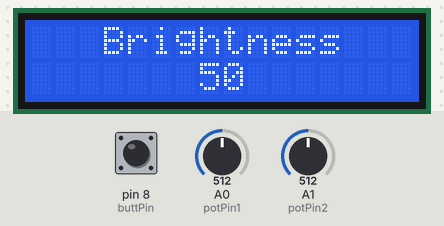
Simulated run of this sketch. Board: Arduino Uno, built with avr-gcc and run on an emulated ATmega328P. On the bench: 16×2 character LCD. Inputs (shaded band) come from the test bench; at power-on: pin 8 (buttPin) HIGH, A1 (potPin2) = 512, A0 (potPin1) = 512. What the sketch prints to the serial monitor is not drawn.

Above: at 1.2 s.
1.3 s: pin 8 (buttPin) pulled LOW for 0.15 s
At 1.8 s:
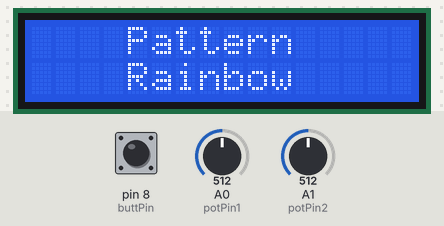
3.0 s: A1 (potPin2) set to 716
At 4.0 s:
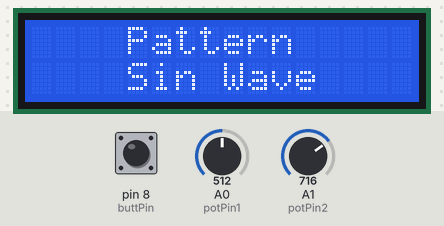
4.5 s: A1 (potPin2) set to 900
At 5.2 s:
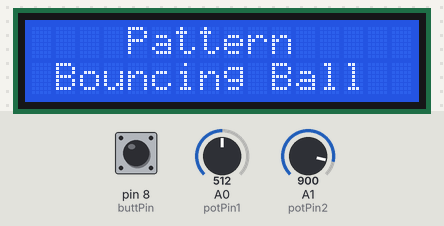
6.0 s: pin 8 (buttPin) pulled LOW for 1 s
At 6.6 s:
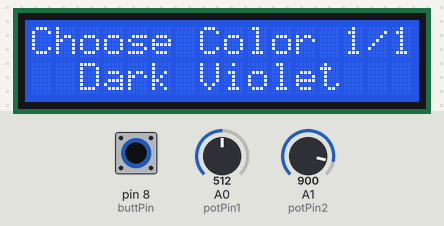
8.5 s: pin 8 (buttPin) pulled LOW for 0.15 s
At 10.3 s:
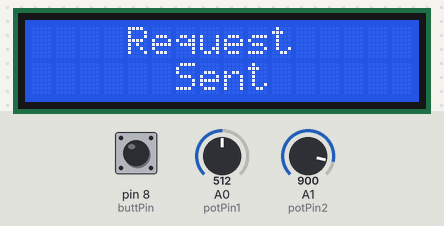
11.6 s: A0 (potPin1) set to 716
At 12.9 s:
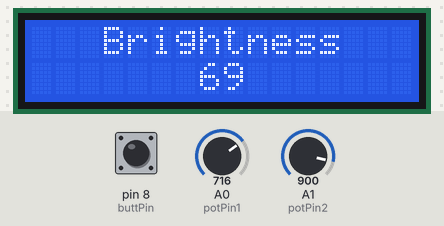
Timing chart, 0 to 14.6 s (numbered marks = the images above; inputs shaded):
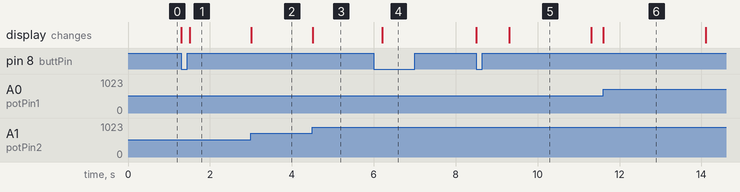

Measured:
- after the input at 3.0 s, the display: changes at once (image 2)
- after the input at 4.5 s, the display: changes at once (image 3)
- after the input at 6.0 s, the display: first changes after 0.20 s (image 4 shows a later state)
- after the input at 8.5 s, the display: first changes at once (image 5 shows a later state)
- after the input at 11.6 s, the display: changes at once (image 6)
- what the display in image 5 shows lasts 2.0 s, from 9.3 s to 11.3 s

The sketch:

ledroom.ino
```cpp
// #include <Arduino.h>
#include <LiquidCrystal.h> //LCD Screen library

// Global Variable Instantiation
// Pins
LiquidCrystal lcd(7, 6, 5, 4, 3, 2); // LCD screen pins
#define buttPin 8
#define potPin1 A0
#define potPin2 A1

// Variables
int pattIndex = -1; // invalid indexes to force an update on the first loop
int colorIndex = -1;
int colorsNeeded = -1;
int selectedColorCount = -1;
static int lastSentBrightness = -1;
bool userFinished = false;                  // used for readability in the main loop to indicate if the user has finished selecting colors
bool sendBrightnessFlag = false;            // only send brightness once per change
unsigned long lastBrightnessChangeTime = 0; // Time when the brightness was last changed. Unsigned longs are often used for "time" variables as they are long and can't be negative
const unsigned long brightnessDisplayDuration = 2500;
String patternName;
String colorName1;
String colorName2;
String colorName3;
String colorName4;

// LED patterns and amount of colors needed for each pattern
const char patterns[][20] PROGMEM = { // array of pointers to strings meaning each element of the array is a pointer to a string. PROGMEM stores the strings in flash memory instead of SRAM to save memory
    "Off", "Transition", "Flow", "Twinkle", "Fill Color",
    "Dual Catapillars", "Rainbow", "Pulse", "Sin Wave", "Shooting Stars", "Bouncing Ball", "Shimmer", "Fire"};

const char sendPatternNames[][20] PROGMEM = { // Pattern names sent to the Serial Monitor formatted for the Raspberry Pi to read
    "Clear_Strip", "Transition_Effect", "Flow_Effect", "Twinkle_Effect", "Fill_Color_Effect",
    "Dual_Catapillars", "Rainbow", "Pulse", "Sin_Wave", "Shooting_Stars", "Bouncing_Ball", "Shimmer", "Fire"};

const byte colorCounts[] = { // array of bytes. Used bytes for small numbers to save memory
    0, // Off
    0, // Transition
    2, // Flow
    4, // Twinkle
    1, // Fill Color
    4, // Dual Catapillars
    0, // Rainbow
    3, // Pulse
    4, // Sin Wave
    1, // Shooting Stars
    1, // Bouncing Ball
    1, // Shimmer
    1  // Fire
};

// Color names
const char colorNames[][20] PROGMEM = {
    "Black", "Maroon", "Dark Red", "Brown", "Firebrick", "Crimson", "Red", "Tomato", "Coral", "Indian Red", "Light Coral", "Dark Salmon",
    "Salmon", "Light Salmon", "Orange Red", "Dark Orange", "Orange", "Gold", "Dark Golden Rod", "Golden Rod", "Pale Golden Rod", "Dark Khaki", "Khaki",
    "Olive", "Yellow", "Yellow Green", "Dark Olive Green", "Olive Drab", "Lawn Green", "Chartreuse", "Green Yellow", "Dark Green", "Green",
    "Forest Green", "Lime", "Lime Green", "Light Green", "Pale Green", "Dark Sea Green", "Medium Spring Green", "Spring Green",
    "Sea Green", "Medium Aqua Marine", "Medium Sea Green", "Light Sea Green", "Dark Slate Gray", "Teal", "Dark Cyan", "Aqua",
    "Cyan", "Light Cyan", "Dark Turquoise", "Turquoise", "Medium Turquoise", "Pale Turquoise", "Aqua Marine", "Powder Blue",
    "Cadet Blue", "Steel Blue", "Corn Flower Blue", "Deep Sky Blue", "Dodger Blue", "Light Blue", "Sky Blue", "Light Sky Blue",
    "Midnight Blue", "Navy", "Dark Blue", "Medium Blue", "Blue", "Royal Blue", "Blue Violet", "Indigo",
    "Dark Slate Blue", "Slate Blue", "Medium Slate Blue", "Medium Purple", "Dark Magenta", "Dark Violet", "Dark Orchid", "Medium Orchid",
    "Thistle", "Plum", "Violet", "Orchid", "Medium Violet Red", "Pale Violet Red", "Deep Pink", "Hot Pink", "White"};

const char sendColorNames[][20] PROGMEM = { // Color names sent to the Serial Monitor formatted for the Raspberry Pi to read
    "Black", "Maroon", "Dark_Red", "Brown", "Firebrick", "Crimson", "Red", "Tomato", "Coral", "Indian_Red", "Light_Coral", "Dark_Salmon",
    "Salmon", "Light_Salmon", "Orange_Red", "Dark_Orange", "Orange", "Gold", "Dark_Golden_Rod", "Golden_Rod", "Pale_Golden_Rod", "Dark_Khaki", "Khaki",
    "Olive", "Yellow", "Yellow_Green", "Dark_Olive_Green", "Olive_Drab", "Lawn_Green", "Chartreuse", "Green_Yellow", "Dark_Green", "Green",
    "Forest_Green", "Lime", "Lime_Green", "Light_Green", "Pale_Green", "Dark_Sea_Green", "Medium_Spring_Green", "Spring_Green",
    "Sea_Green", "Medium_Aqua_Marine", "Medium_Sea_Green", "Light_Sea_Green", "Dark_Slate_Gray", "Teal", "Dark_Cyan", "Aqua",
    "Cyan", "Light_Cyan", "Dark_Turquoise", "Turquoise", "Medium_Turquoise", "Pale_Turquoise", "Aqua_Marine", "Powder_Blue",
    "Cadet_Blue", "Steel_Blue", "Corn_Flower_Blue", "Deep_Sky_Blue", "Dodger_Blue", "Light_Blue", "Sky_Blue", "Light_Sky_Blue",
    "Midnight_Blue", "Navy", "Dark_Blue", "Medium_Blue", "Blue", "Royal_Blue", "Blue_Violet", "Indigo",
    "Dark_Slate_Blue", "Slate_Blue", "Medium_Slate_Blue", "Medium_Purple", "Dark_Magenta", "Dark_Violet", "Dark_Orchid", "Medium_Orchid",
    "Thistle", "Plum", "Violet", "Orchid", "Medium_Violet_Red", "Pale_Violet_Red", "Deep_Pink", "Hot_Pink", "White"};

class ArduinoUserDis // Class handles all user display functions and variables
{
public:
    int brightness;

    bool isButtonPressed() // Function accounts for button press debouncing and button hold
    {
        static bool buttonWasPressed = false; // Static variables are only initialized once and keep their values between function calls
        static bool buttonState = false;      // These two variables are to account for if the button is pressed between function calls (debouncing/button hold)
        int currentButtonState = digitalRead(buttPin);

        if (currentButtonState != buttonState) // Returns true when the button is pressed, false at any other time
        {
            buttonState = currentButtonState;
            if (currentButtonState == HIGH)   // Button was released, reset the buttonWasPressed variable so the button can be pressed again
            {
                buttonWasPressed = false;
            }
            else // Button was pressed
            {
                if (!buttonWasPressed) // If the button was not already pressed, return true. Accounts for button hold
                {
                    buttonWasPressed = true;
                    return true;
                }
            }
        }

        return false; // return false if the button was already pressed (debouncing/hold) or if the button was not pressed
    }

    void brightDis() // Function displays the brightness screen
    {
        int potVal = analogRead(potPin1);

        lcd.setCursor(3, 0);
        lcd.print("Brightness");
        brightness = map(potVal, 0, 1023, 0, 100); // Map the potentiometer value 0-1023 to brightness 0-100
        // Center the text in the second line (16 characters wide LCD), printing a space to overwrite the previous value and keep the numbers aligned
        if (brightness < 10)
        {
            lcd.setCursor(8, 1);
            lcd.print("  ");
        }
        else if (brightness < 100)
        {
            lcd.setCursor(9, 1);
            lcd.print(" ");
        }
        lcd.setCursor(7, 1);
        lcd.print(brightness);
    }

    void pattDis(int newPotVal) // Function displays the pattern screen. The newPotVal parameter is the current potentiometer value
    {
        int newPattIndex = map(newPotVal, 0, 1023, 0, sizeof(patterns) / sizeof(patterns[0]) - 1); // Map the potentiometer value 0-1023 to pattern index 0-15 (16 patterns). Math so if more patterns are added the code doesn't need to be changed

        // Only update the display if the pattern has changed to prevent flickering.
        if (newPattIndex != pattIndex) // First time through this will always be true because pattIndex is initialized to -1
        {
            pattIndex = newPattIndex;
            lcd.clear();
        }

        lcd.setCursor(4, 0);
        lcd.print(F("Pattern"));
        // Center the text in the second line (16 characters wide LCD)
        int patternLength = strlen_P(patterns[newPattIndex]);
        int padding = (16 - patternLength) / 2;
        lcd.setCursor(padding, 1);
        lcd.print(reinterpret_cast<const __FlashStringHelper *>(patterns[newPattIndex]));
    }

    void colorDis(int newPotVal, int colorsNeeded) // Function displays the color screen. The colorsNeeded parameter is used to determine how many colors the user needs to select for the current pattern
    {
        int newColorIndex = map(newPotVal, 0, 1023, 0, sizeof(colorNames) / sizeof(colorNames[0]) - 1); // Map the potentiometer value 0-1023 to color index 0-99 (100 colors)

        // Only update the display if the color has changed to prevent flickering.
        if (newColorIndex != colorIndex)
        {
            colorIndex = newColorIndex;
            lcd.clear();
        }
        lcd.setCursor(0, 0);
        lcd.print(F("Choose Color "));
        lcd.print(selectedColorCount + 1);
        lcd.print("/");
        lcd.print(colorCounts[pattIndex]); // Display the total color count required for the pattern

        // Center the text in the second line (16 characters wide LCD)
        int colorLength = strlen_P(colorNames[newColorIndex]);
        int padding = (16 - colorLength) / 2;
        lcd.setCursor(padding, 1);
        lcd.print(reinterpret_cast<const __FlashStringHelper *>(colorNames[newColorIndex]));
    }
};

class UserData // Class handles all user input data and variables which are sent to the Raspberry Pi via the Serial Monitor
{
public:
    // Variables containing the data to be sent to the Raspberry Pi which needs string variables
    String brightnessSend;
    String patternSend;
    String colorSend1;
    String colorSend2;
    String colorSend3;
    String colorSend4;

    void updateData(String newBrightness, String patternName, String colorName1, String colorName2, String colorName3, String colorName4) // Function updates the data to be sent to the Raspberry Pi
    {
        brightnessSend = newBrightness;
        patternSend = patternName;
        colorSend1 = colorName1;
        colorSend2 = colorName2;
        colorSend3 = colorName3;
        colorSend4 = colorName4;
    }

    void sendPattern() // Function sends the pattern and its colors to the Raspberry Pi via the Serial Monitor
    {
        Serial.print(F("Pattern ")); // Raspberry Pi will look for this string to know when to read the pattern and color names
        Serial.print(patternSend);
        Serial.print(F(" "));
        Serial.print(colorSend1);
        Serial.print(F(" "));
        Serial.print(colorSend2);
        Serial.print(F(" "));
        Serial.print(colorSend3);
        Serial.print(F(" "));
        Serial.println(colorSend4);
    }

    void sendBright() // Function sends the brightness to the Rasberry Pi via the Serial Monitor
    {
        Serial.print(F("Brightness "));
        Serial.println(brightnessSend);
    }
};

// Declare instances of the classes
ArduinoUserDis myUserDis;
UserData myUserData;

enum State // Enumeration for readability in the main loop to indicate the current state
{
    OFF,
    PATTERN,
    COLOR
};

State currentState = OFF; // Initialize the current state to OFF

void setup()
{
    pinMode(buttPin, INPUT_PULLUP);
    lcd.begin(16, 2); // Initialize the LCD screen with 16 columns and 2 rows
    Serial.begin(9600);
}

void loop()
{
    int potVal1 = analogRead(potPin1);
    int brightness = map(potVal1, 0, 1023, 0, 100);
    static int lastBrightness = -1;
    float brightConvert; // Used to convert brightness to a float
    String brightnessString;

    switch (currentState)
    {
    case OFF: // Runs when the user is not selecting patterns or colors and the LCD screen is off
        if (myUserDis.isButtonPressed()) // If the button is pressed, change the state to PATTERN and start the user input process
        {
            lcd.clear();
            currentState = PATTERN;
            delay(200); // debounce
        }

        if (abs(brightness - myUserDis.brightness) > 2) // accounts for slight voltage variation in the potentiometer and will update lastBrightnessChangeTime if the brightness changes
        {
            lastBrightnessChangeTime = millis(); // Update the last change time
            myUserDis.brightness = brightness;
        }
        if (millis() - lastBrightnessChangeTime < brightnessDisplayDuration) // If the time since the last brightness change is less than the brightness display duration
        {
            myUserDis.brightDis();
            sendBrightnessFlag = true;
        }
        else if (brightness != lastBrightness)
        {
            lcd.clear();
            if (abs(brightness - lastSentBrightness) > 2 && sendBrightnessFlag) // If the brightness changed more than 2 and it has not been sent since the last change
            {
                lastBrightness = brightness;
                brightConvert = map(brightness, 0, 100, 0, 500) / 10000.; // Converts the 0-100 brightness to a float 0-0.05
                brightnessString = String(brightConvert, 3);
                myUserData.updateData(brightnessString, patternName, colorName1, colorName2, colorName3, colorName4);
                lcd.clear();
                myUserData.sendBright();
                lastSentBrightness = brightness;
                sendBrightnessFlag = false; // Reset the sendBrightnessFlag so the brightness can be sent again
            }
        }
        else
        {
            lcd.clear();
        }
        break;

    case PATTERN: // Runs when the user is selecting a pattern
        myUserDis.pattDis(analogRead(potPin2));
        if (myUserDis.isButtonPressed())
        {
            patternName = reinterpret_cast<const __FlashStringHelper *>(sendPatternNames[pattIndex]); // Get the pattern name string
            selectedColorCount = 0; // Reset the selected color count for the new pattern in the next state
            currentState = COLOR;
            delay(200); // Debounce
            lcd.clear();
        }
        break;

    case COLOR: // Runs when the user is selecting colors
        if (selectedColorCount >= colorCounts[pattIndex]) // If all colors for the pattern are selected, turn off the program and send the data to the Raspberry Pi
        {
            // Resets unused colorName variables to "NA" if the user did not select all 4 colors
            if (selectedColorCount >= 0 && selectedColorCount <= 3)
            {
                for (int i = selectedColorCount; i < 4; i++)
                {
                    switch (i)
                    {
                    case 0:
                        colorName1 = "NA";
                        break;
                    case 1:
                        colorName2 = "NA";
                        break;
                    case 2:
                        colorName3 = "NA";
                        break;
                    case 3:
                        colorName4 = "NA";
                        break;
                    }
                }
            }
            // Send the pattern data to the Raspberry Pi
            myUserData.updateData(brightnessString, patternName, colorName1, colorName2, colorName3, colorName4);
            myUserData.sendPattern();

            userFinished = true;
            currentState = OFF;
            lcd.clear();
            lcd.setCursor(4, 0);
            lcd.print("Request");
            lcd.setCursor(6, 1);
            lcd.print("Sent");
            delay(2000);
            lcd.clear();
        }
        else
        {
            myUserDis.colorDis(analogRead(potPin2), colorCounts[pattIndex]);
        }
        if (myUserDis.isButtonPressed()) // If the button is pressed, select the color and update the LCD screen
        {
            colorIndex = map(analogRead(potPin2), 0, 1023, 0, sizeof(colorNames) / sizeof(colorNames[0]) - 1); // Map the potentiometer value 0-1023 to color index 0-99 (100 colors)

            // Update the corresponding color name based on selectedColorCount
            if (selectedColorCount == 0)
            {
                colorName1 = reinterpret_cast<const __FlashStringHelper *>(sendColorNames[colorIndex]);
            }
            else if (selectedColorCount == 1)
            {
                colorName2 = reinterpret_cast<const __FlashStringHelper *>(sendColorNames[colorIndex]);
            }
            else if (selectedColorCount == 2)
            {
                colorName3 = reinterpret_cast<const __FlashStringHelper *>(sendColorNames[colorIndex]);
            }
            else if (selectedColorCount == 3)
            {
                colorName4 = reinterpret_cast<const __FlashStringHelper *>(sendColorNames[colorIndex]);
            }

            selectedColorCount++; // Increment selected color count to keep track of how many colors have been selected

            lcd.setCursor(0, 0);
            lcd.print("Color Selected! ");
            delay(800);
        }
        break;
    }
}
```
